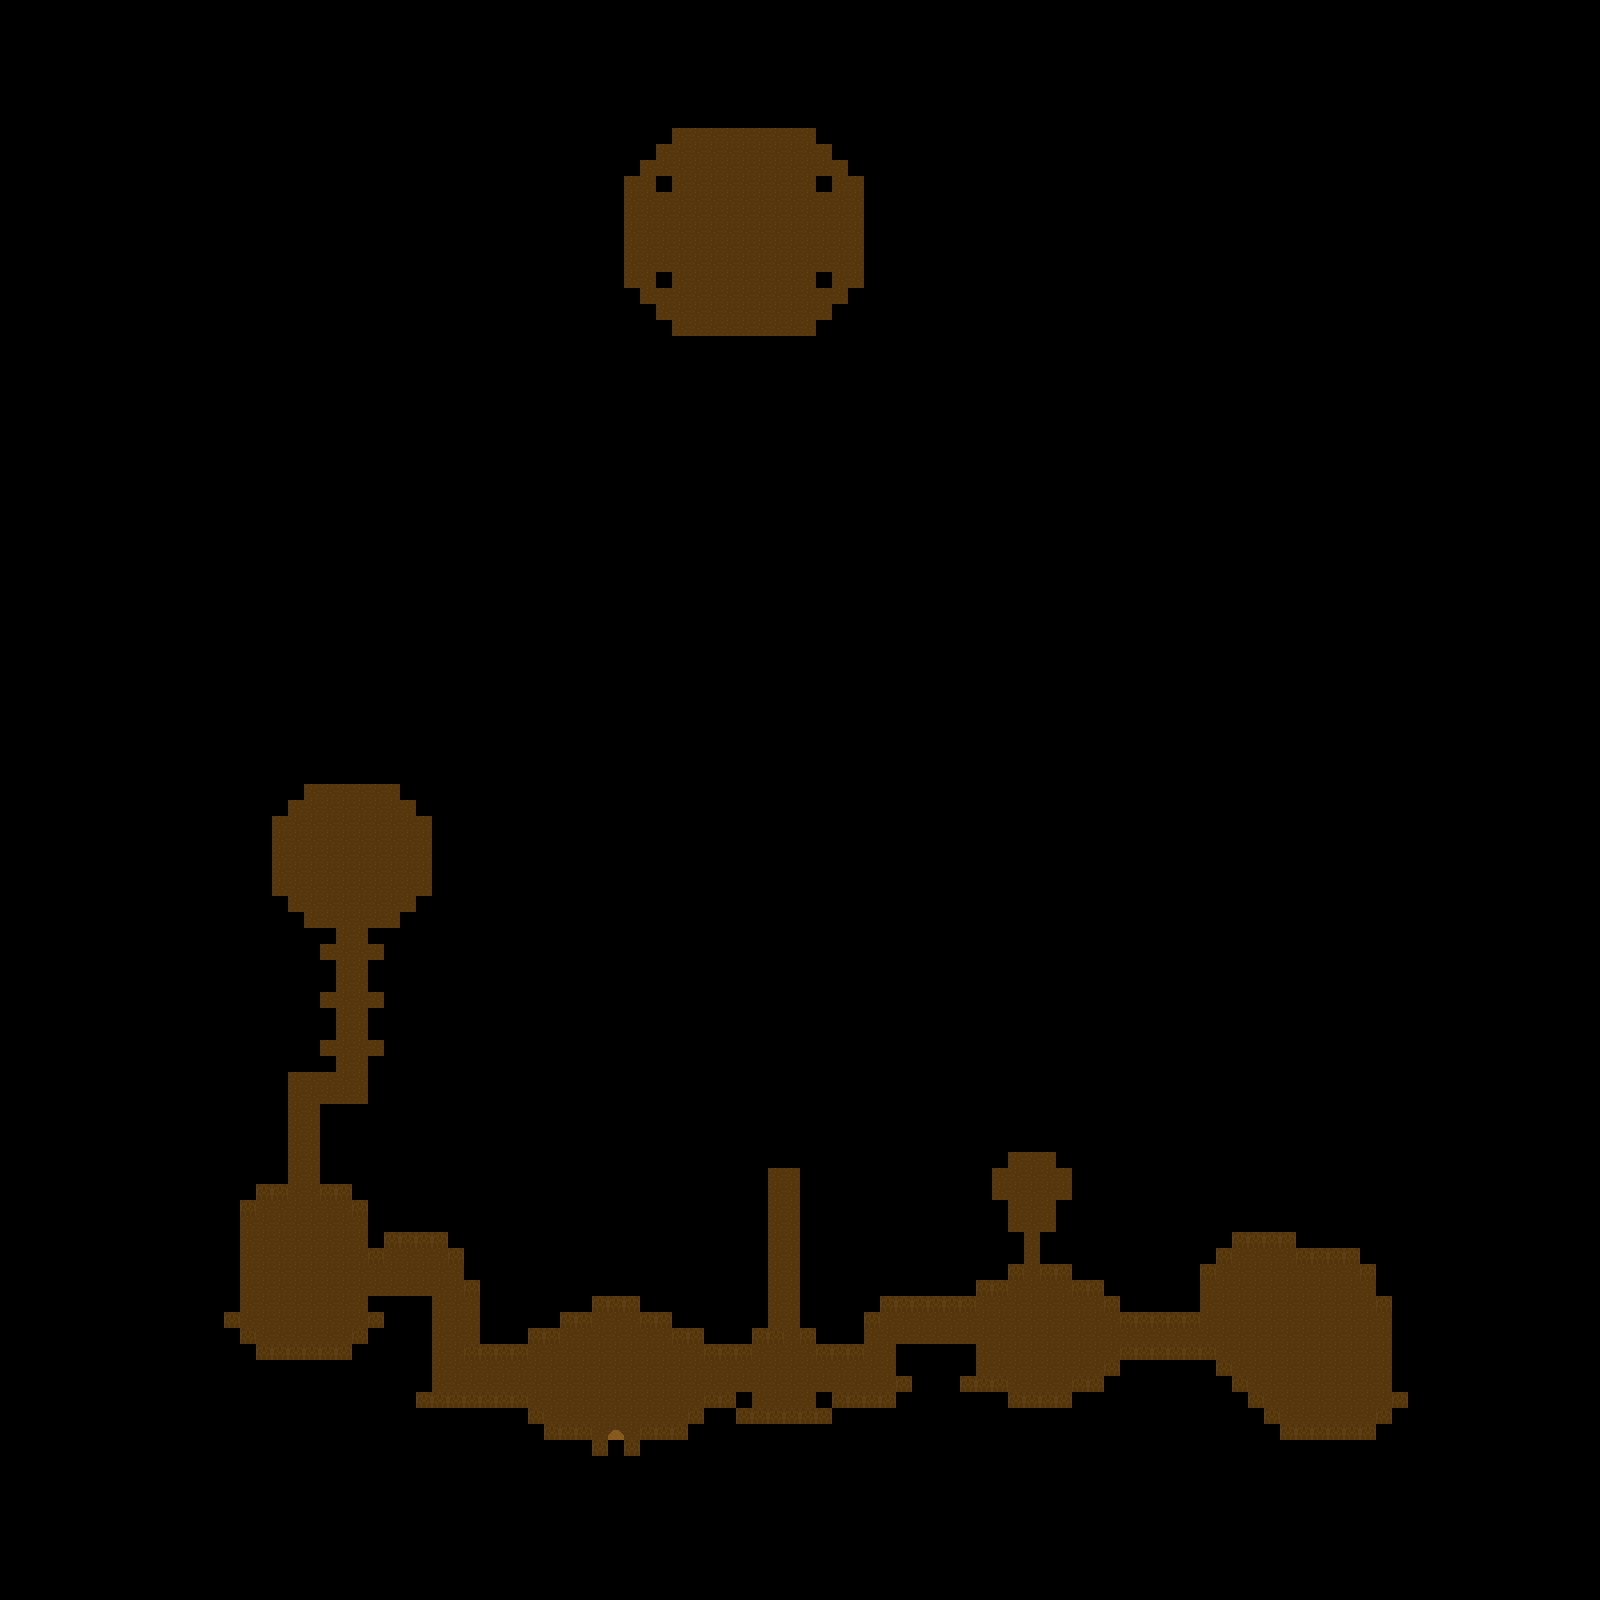

The image is a tile-based game level rendered from a .tmx file. Its description and source (layers, tilesets, objects; grid data summarised) follow:
An orthogonal 100x100 tile map with 16x16 px tiles, 1 tile layer (Tile Layer 1).

<map version="1.0" orientation="orthogonal" renderorder="left-down" width="100" height="100" tilewidth="16" tileheight="16" nextobjectid="1">
 <tileset firstgid="1" name="Tileset" tilewidth="16" tileheight="16" tilecount="60" columns="12">
  <image source="Tileset.png" trans="ff00ff" width="192" height="80" />
 </tileset>
 <layer name="Tile Layer 1" width="100" height="100">
  <data>[10000 cells, 10000 non-empty, 4 distinct tile ids]</data>
 </layer>
</map>
